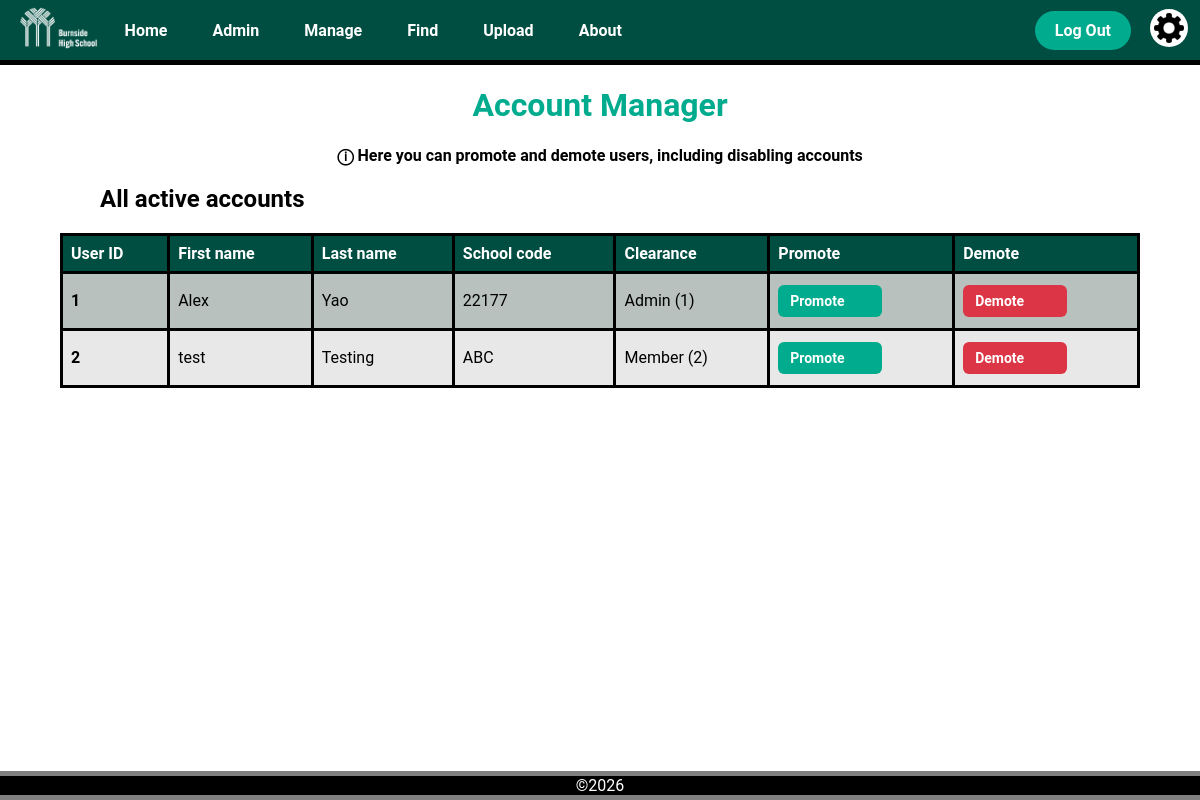
The app's page /account_manager (signed in), older data.
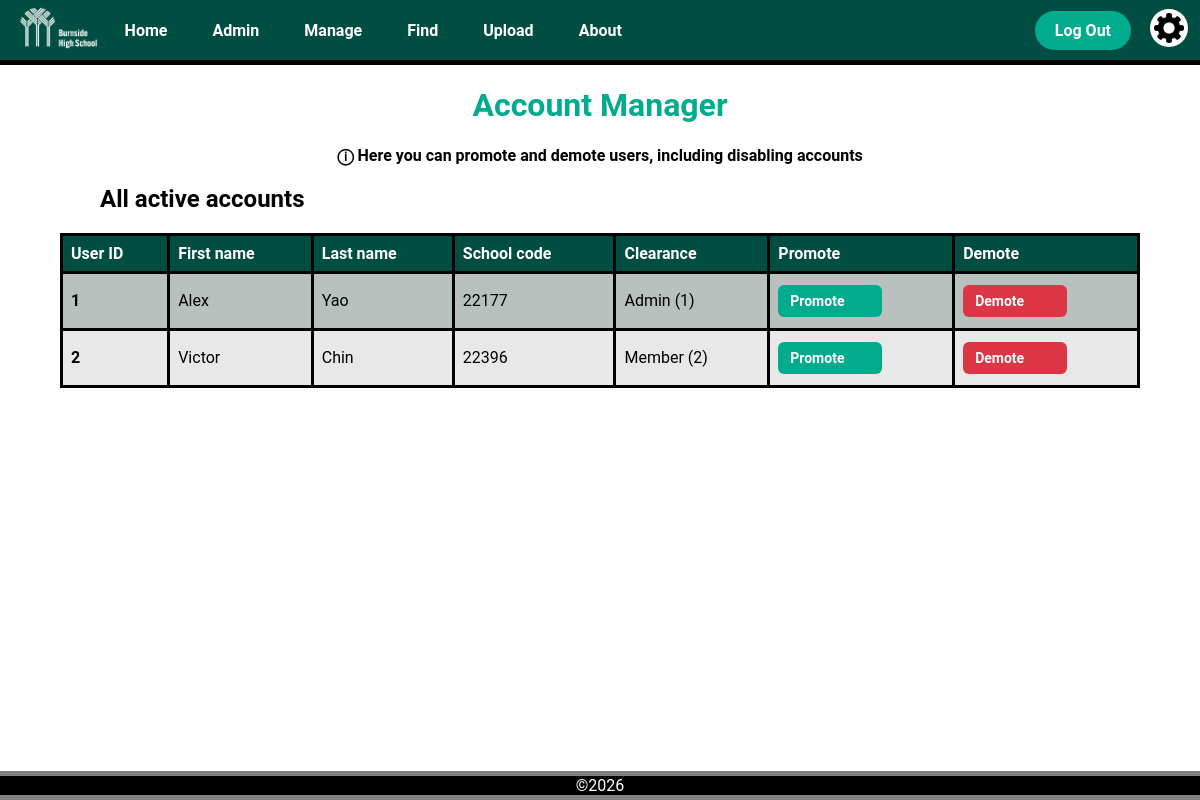
The same page, newer data.
### app.py (models this page shows, shortened)
class User(db.Model, UserMixin):
    __tablename__ = 'user'
    user_id = db.Column(db.Integer, primary_key=True)
    first_name = db.Column(db.String(50), nullable=False)
    last_name = db.Column(db.String(50), nullable=False)
    password = db.Column(db.String(128), nullable=False)
    school_code = db.Column(db.String(20), nullable=False, unique=True)
    clearance = db.Column(db.Integer, default=2)

### app.py (the view)
@app.route('/account_manager')
@login_required
def account_manager():
    if current_user.clearance > 1:   # Clearance check, Admins only
        return render_template('error.html',
                               title='Access Forbidden',
                               error_title='Forbidden',
                               error_message='You do not have permission to access this page')
    users = User.query.all()
    return render_template('account_manager.html',
                           title='Account Manager',
                           users=users)

### app.py (called while the page is built)
@login_manager.user_loader
def load_user(user_id):
    return User.query.get(int(user_id))

@app.context_processor
def inject_variables():
    return dict(show_footer=True,
                logged_in=current_user.is_authenticated,
                current_user_clearance=session.get('clearance'),
                min_time="2026-01-01T00:00",
                current_time=datetime.now().strftime("%Y-%m-%dT%H:%M")
                )

@app.before_request
def before_request():
    if request.endpoint in ['logout', 'static']:
        return
    if current_user.is_authenticated is True and current_user.clearance == 3:
        return render_template("error.html",
                               title="Forbidden",
                               error_title="Your account has been disabled",
                               error_message="Please contact an administrator")

### templates/account_manager.html (shortened to what this page needs)
{% extends "layout.html" %}
{% block content %}
<h1 class="title">
    Account Manager
</h1>
<div class="info_text">
  <p>ⓘ Here you can promote and demote users, including disabling accounts</p>
</div>
<table class="item_info_table">
  <h2 class="sub_heading">All active accounts</h2>
    <tr>
      <th class="item_info_header">User ID</th>
      <th class="item_info_header">First name</th>
      <th class="item_info_header">Last name</th>
      <th class="item_info_header">School code</th>
      <th class="item_info_header">Clearance</th>
      <th class="item_info_header">Promote</th>
      <th class="item_info_header">Demote</th>
    </tr>
    {% for user in users %}
    <tr class="item_info_row">
      <th>{{user.user_id}}</th>
      <td>{{user.first_name}}</td>
      <td>{{user.last_name}}</td>
      <td>{{user.school_code}}</td>
      <td>
        {% if user.clearance == 0 %}
            Owner (0)
        {% elif user.clearance == 1 %}
            Admin (1)
        {% elif user.clearance == 2 %}
            Member (2)
        {% elif user.clearance == 3 %}
            Disabled (3)
        {% endif %}
      </td>
      <td class="edit_item_button"><a class="match_button" href="/promote/{{user.user_id}}">Promote</a></td>
      <td class="edit_item_button"><a class="delete_button" href="/demote/{{user.user_id}}">Demote</a></td>
    </tr>
    {% endfor %}
</table>
{% endblock %}

Row changes from the older to the newer data that the page shows:
changed User id 2: first_name "test" → "Victor"; last_name "Testing" → "Chin"; school_code "ABC" → "22396"
